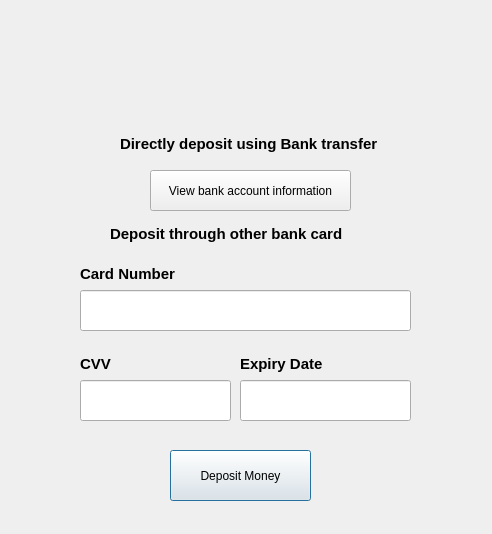
<?xml version="1.0" encoding="UTF-8"?>
<ui version="4.0">
 <class>depositmoney</class>
 <widget class="QDialog" name="depositmoney">
  <property name="geometry">
   <rect>
    <x>0</x>
    <y>0</y>
    <width>492</width>
    <height>534</height>
   </rect>
  </property>
  <property name="windowTitle">
   <string>Dialog</string>
  </property>
  <widget class="QLineEdit" name="cpassword_fp">
   <property name="geometry">
    <rect>
     <x>240</x>
     <y>380</y>
     <width>171</width>
     <height>41</height>
    </rect>
   </property>
   <property name="font">
    <font>
     <pointsize>11</pointsize>
    </font>
   </property>
   <property name="maxLength">
    <number>25</number>
   </property>
   <property name="echoMode">
    <enum>QLineEdit::EchoMode::Password</enum>
   </property>
  </widget>
  <widget class="QLabel" name="logo">
   <property name="geometry">
    <rect>
     <x>190</x>
     <y>20</y>
     <width>101</width>
     <height>101</height>
    </rect>
   </property>
   <property name="text">
    <string/>
   </property>
   <property name="pixmap">
    <pixmap>logo.png</pixmap>
   </property>
   <property name="scaledContents">
    <bool>true</bool>
   </property>
  </widget>
  <widget class="QPushButton" name="changePassword">
   <property name="geometry">
    <rect>
     <x>170</x>
     <y>450</y>
     <width>141</width>
     <height>51</height>
    </rect>
   </property>
   <property name="text">
    <string>Deposit Money</string>
   </property>
  </widget>
  <widget class="QLabel" name="label_6">
   <property name="geometry">
    <rect>
     <x>240</x>
     <y>340</y>
     <width>131</width>
     <height>47</height>
    </rect>
   </property>
   <property name="font">
    <font>
     <pointsize>11</pointsize>
     <bold>true</bold>
    </font>
   </property>
   <property name="text">
    <string>Expiry Date</string>
   </property>
  </widget>
  <widget class="QLineEdit" name="email_fp">
   <property name="geometry">
    <rect>
     <x>80</x>
     <y>290</y>
     <width>331</width>
     <height>41</height>
    </rect>
   </property>
   <property name="font">
    <font>
     <pointsize>11</pointsize>
    </font>
   </property>
   <property name="inputMethodHints">
    <set>Qt::InputMethodHint::ImhEmailCharactersOnly</set>
   </property>
   <property name="maxLength">
    <number>30</number>
   </property>
  </widget>
  <widget class="QLabel" name="label_3">
   <property name="geometry">
    <rect>
     <x>80</x>
     <y>250</y>
     <width>231</width>
     <height>47</height>
    </rect>
   </property>
   <property name="font">
    <font>
     <pointsize>11</pointsize>
     <bold>true</bold>
    </font>
   </property>
   <property name="text">
    <string>Card Number</string>
   </property>
  </widget>
  <widget class="QLineEdit" name="password_fp">
   <property name="geometry">
    <rect>
     <x>80</x>
     <y>380</y>
     <width>151</width>
     <height>41</height>
    </rect>
   </property>
   <property name="font">
    <font>
     <pointsize>11</pointsize>
    </font>
   </property>
   <property name="maxLength">
    <number>25</number>
   </property>
   <property name="echoMode">
    <enum>QLineEdit::EchoMode::Password</enum>
   </property>
  </widget>
  <widget class="QLabel" name="label_4">
   <property name="geometry">
    <rect>
     <x>80</x>
     <y>340</y>
     <width>231</width>
     <height>47</height>
    </rect>
   </property>
   <property name="font">
    <font>
     <pointsize>11</pointsize>
     <bold>true</bold>
    </font>
   </property>
   <property name="text">
    <string>CVV</string>
   </property>
  </widget>
  <widget class="QLabel" name="label_5">
   <property name="geometry">
    <rect>
     <x>120</x>
     <y>120</y>
     <width>261</width>
     <height>47</height>
    </rect>
   </property>
   <property name="font">
    <font>
     <pointsize>11</pointsize>
     <bold>true</bold>
    </font>
   </property>
   <property name="text">
    <string>Directly deposit using Bank transfer</string>
   </property>
  </widget>
  <widget class="QLabel" name="label_7">
   <property name="geometry">
    <rect>
     <x>110</x>
     <y>210</y>
     <width>281</width>
     <height>47</height>
    </rect>
   </property>
   <property name="font">
    <font>
     <pointsize>11</pointsize>
     <bold>true</bold>
    </font>
   </property>
   <property name="text">
    <string>Deposit through other bank card</string>
   </property>
  </widget>
  <widget class="QPushButton" name="changePassword_2">
   <property name="geometry">
    <rect>
     <x>150</x>
     <y>170</y>
     <width>201</width>
     <height>41</height>
    </rect>
   </property>
   <property name="text">
    <string>View bank account information</string>
   </property>
  </widget>
 </widget>
 <resources/>
 <connections/>
</ui>
